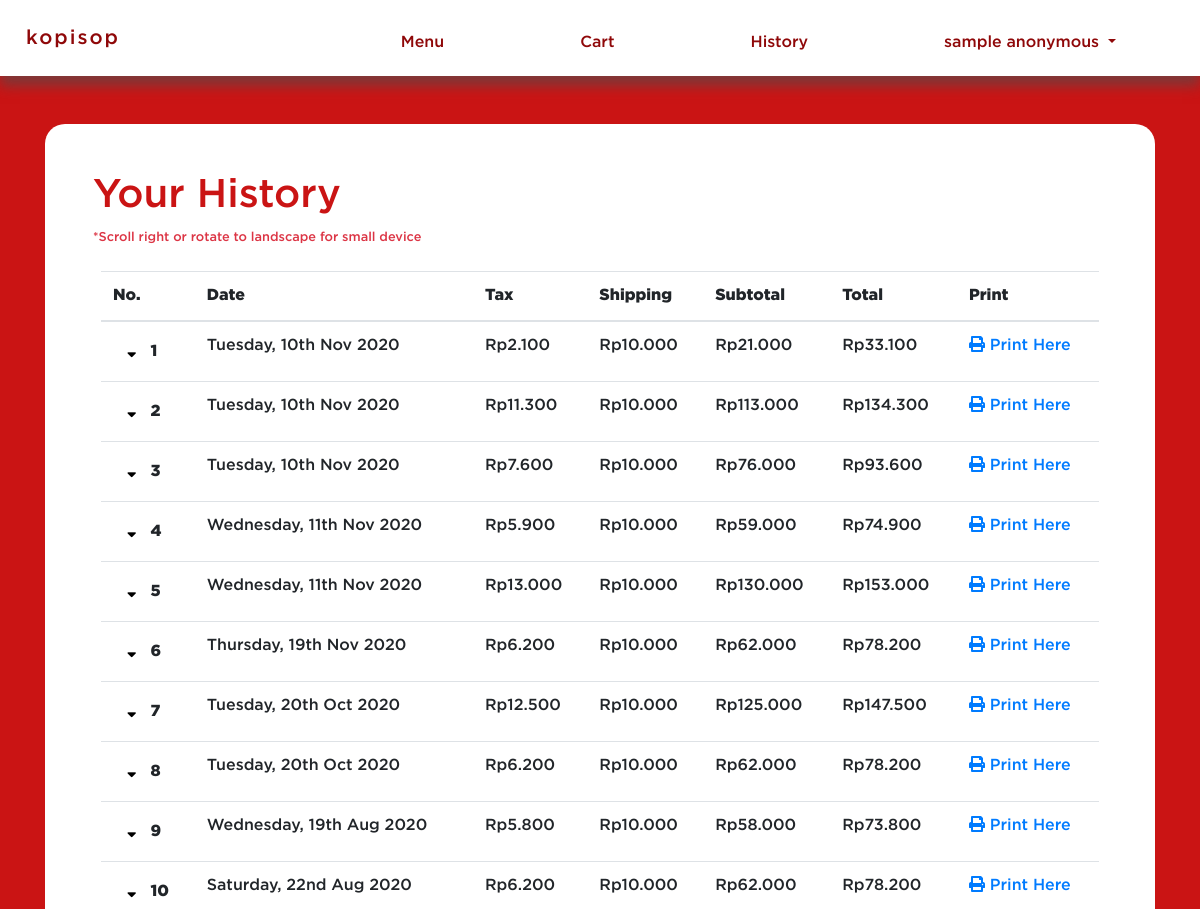
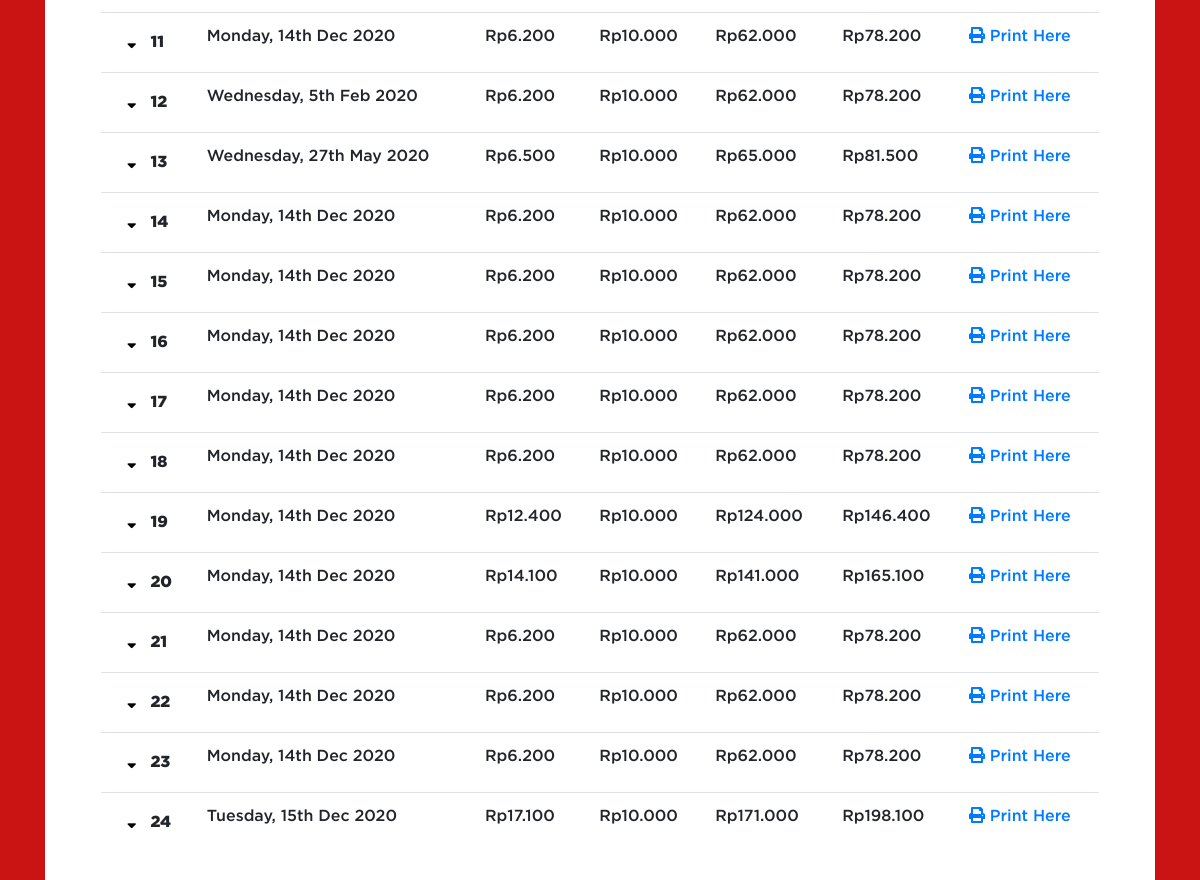
The app's page /view/history.php (signed in) with its own data (2 pictures, top to bottom).
### tables this page shows
CREATE TABLE `Orders` (
  `order_id` int(11) NOT NULL,
  `cust_id` int(100) NOT NULL,
  `tax` int(255) NOT NULL,
  `shipping` int(11) NOT NULL,
  `subtotal` int(250) NOT NULL,
  `total` int(250) NOT NULL,
  `date` date NOT NULL
);

### library/process.php (called while the page is built, shortened)
<?php
class dbconnection
{
    private $localhost = "localhost";
    private $username = "root";
    private $password = "";
    private $database = "kopisop";
    public function __construct()
    {
        $this->mysqli = new mysqli($this->localhost, $this->username, $this->password, $this->database);
        return $this->mysqli;
    }
}

### model/Orders_Model.php (called while the page is built, shortened)
<?php
require_once '../library/process.php';
class Orders extends dbconnection
{
    public function getOrderUser($id)
    {
        $query = "SELECT * FROM Orders WHERE cust_id=$id";
        $result = $this->mysqli->query($query);
        return !empty($result) ? $result : false;
    }
    public function getOrderDetailByOrder($id)
    {
        $query = "SELECT *, OrderItem.price AS oip FROM OrderItem INNER JOIN Food ON OrderItem.food_id=Food.food_id WHERE order_id=$id";
        $result = $this->mysqli->query($query);
        return !empty($result) ? $result : null;
    }
}

### view/history.php (the view, shortened to what this page needs)
<!DOCTYPE html>
<html lang="en">
<head>
    <link rel="stylesheet" href="https://maxcdn.bootstrapcdn.com/bootstrap/4.5.2/css/bootstrap.min.css">
    <link rel="stylesheet" href="https://pro.fontawesome.com/releases/v5.10.0/css/all.css" />
    <link rel="stylesheet" href="../assets/styles/navbar.css">
    <link rel="stylesheet" href="../assets/styles/alert.css">
    <link rel="stylesheet" href="../assets/styles/history.css">
</head>
<body>
    <?php
    include "../component/navbar.php";
    ?>
    <div class="bg-custom">
        <div class="container mt-5 mb-md-5">
            <div class="bg-cart p-4 p-lg-5">
                <?php
                $id = $_SESSION['id'];
                $no = 1;
                require '../model/Orders_Model.php';
                $orders = new Orders;
                $result = $orders->getOrderUser($_SESSION['id']);
                if ($result->num_rows != 0) {
                ?>
                    <h1>Your History</h1>
                    <small class="form-text text-danger">*Scroll right or rotate to landscape for small device </small>
                    <div class="table-responsive mt-3 p-2">
                        <table class="table table-fixed">
                            <thead>
                                <tr>
                                    <th scope="col">No.</th>
                                    <th scope="col">Date</th>
                                    <th scope="col">Tax</th>
                                    <th scope="col">Shipping</th>
                                    <th scope="col">Subtotal</th>
                                    <th scope="col">Total</th>
                                    <th scope="col">Print</th>
                                </tr>
                            </thead>
                            <tbody>
                                <?php while ($row = $result->fetch_assoc()) { ?>
                                    <tr>
                                        <th scope="row">
                                            <div class="d-inline-flex flex-row align-items-center">
                                                <button type="button" class="icon-button clickable" data-toggle="collapse" data-target="#row-collapse-<?php echo $row['order_id'] ?>">
                                                    <span class="fa fa-sort-down"></span>
                                                </button>
                                                <?php echo $no++ ?>
                                            </div>
                                        </th>
                                        <td><?php echo date('l, jS M Y', strtotime($row['date'])) ?></td>
                                        <td><?php echo "Rp" . number_format($row['tax'], 0, ".", ".") ?></td>
                                        <td><?php echo "Rp" . number_format($row['shipping'], 0, ".", ".") ?></td>
                                        <td><?php echo "Rp" . number_format($row['subtotal'], 0, ".", ".") ?></td>
                                        <td><?php echo "Rp" . number_format($row['total'], 0, ".", ".") ?></td>
                                        <td><a href="../controller/Print_Controller.php?detailOrder=<?php echo $row['order_id']?>"><span class="fas fa-print"></span> Print Here </a></td>
                                    </tr>
                                                    <?php
                                                    $detail = $orders->getOrderDetailByOrder($row['order_id']);
                                                    ?>
                                <?php } ?>
                            </tbody>
                        </table>
                    </div>
                <?php } else { ?>
                    <h1>Oops!</h1>
                    <p> You Doesn't Have an History. <a href="menu.php">Look and Order Now</a></p>
                <?php } ?>
            </div>
        </div>
    </div>
</body>
</html>

### assets/styles/history.css (style rules this page uses)
* { font-family: 'GothamPro'; }
.bg-custom { width: 100%; min-height: 100vh; background-color: #ca1414; background-size: cover; overflow: hidden; }
.bg-cart { background-color: #ffffff; width: 100%; height: 100%; border-radius: 20px; }
.bg-cart h1 { color: #ca1414; }
.bg-cart td { white-space: nowrap; overflow: hidden; text-overflow: ellipsis; }
.icon-button { background-color: transparent; padding: 2px; margin: 0 4px; outline: none !important; border: none; }
.icon-button .fa-sort-down { color: #000000; font-size: 15px; padding: 8px; }

### records on screen
orders: date "Tuesday, 10th Nov 2020", tax "2.100", shipping "10.000", subtotal "21.000", total "33.100"
orders: date "Tuesday, 10th Nov 2020", tax "11.300", shipping "10.000", subtotal "113.000", total "134.300"
orders: date "Tuesday, 10th Nov 2020", tax "7.600", shipping "10.000", subtotal "76.000", total "93.600"
orders: date "Wednesday, 11th Nov 2020", tax "5.900", shipping "10.000", subtotal "59.000", total "74.900"
orders: date "Wednesday, 11th Nov 2020", tax "13.000", shipping "10.000", subtotal "130.000", total "153.000"
orders: date "Thursday, 19th Nov 2020", tax "6.200", shipping "10.000", subtotal "62.000", total "78.200"
orders: date "Tuesday, 20th Oct 2020", tax "12.500", shipping "10.000", subtotal "125.000", total "147.500"
orders: date "Tuesday, 20th Oct 2020", tax "6.200", shipping "10.000", subtotal "62.000", total "78.200"
orders: date "Wednesday, 19th Aug 2020", tax "5.800", shipping "10.000", subtotal "58.000", total "73.800"
orders: date "Saturday, 22nd Aug 2020", tax "6.200", shipping "10.000", subtotal "62.000", total "78.200"
orders: date "Monday, 14th Dec 2020", tax "6.200", shipping "10.000", subtotal "62.000", total "78.200"
orders: date "Wednesday, 5th Feb 2020", tax "6.200", shipping "10.000", subtotal "62.000", total "78.200"
orders: date "Wednesday, 27th May 2020", tax "6.500", shipping "10.000", subtotal "65.000", total "81.500"
orders: date "Monday, 14th Dec 2020", tax "6.200", shipping "10.000", subtotal "62.000", total "78.200"
orders: date "Monday, 14th Dec 2020", tax "6.200", shipping "10.000", subtotal "62.000", total "78.200"
orders: date "Monday, 14th Dec 2020", tax "6.200", shipping "10.000", subtotal "62.000", total "78.200"
orders: date "Monday, 14th Dec 2020", tax "6.200", shipping "10.000", subtotal "62.000", total "78.200"
orders: date "Monday, 14th Dec 2020", tax "6.200", shipping "10.000", subtotal "62.000", total "78.200"
orders: date "Monday, 14th Dec 2020", tax "12.400", shipping "10.000", subtotal "124.000", total "146.400"
orders: date "Monday, 14th Dec 2020", tax "14.100", shipping "10.000", subtotal "141.000", total "165.100"
orders: date "Monday, 14th Dec 2020", tax "6.200", shipping "10.000", subtotal "62.000", total "78.200"
orders: date "Monday, 14th Dec 2020", tax "6.200", shipping "10.000", subtotal "62.000", total "78.200"
orders: date "Monday, 14th Dec 2020", tax "6.200", shipping "10.000", subtotal "62.000", total "78.200"
orders: date "Tuesday, 15th Dec 2020", tax "17.100", shipping "10.000", subtotal "171.000", total "198.100"

### other values on screen
$_SESSION['name'] "sample anonymous"
